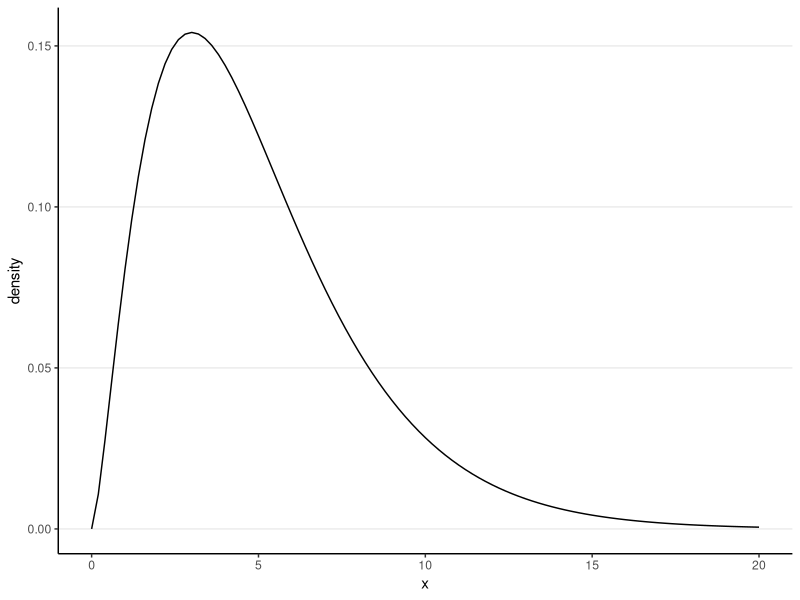
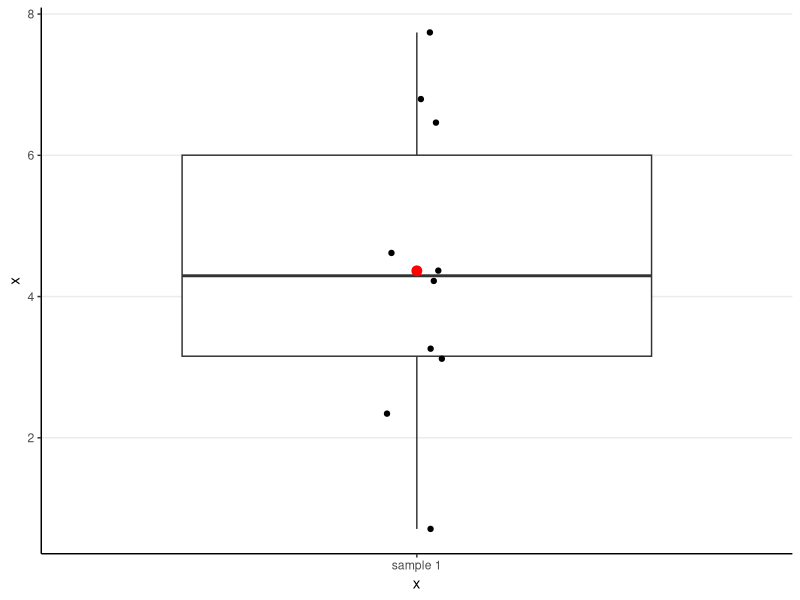
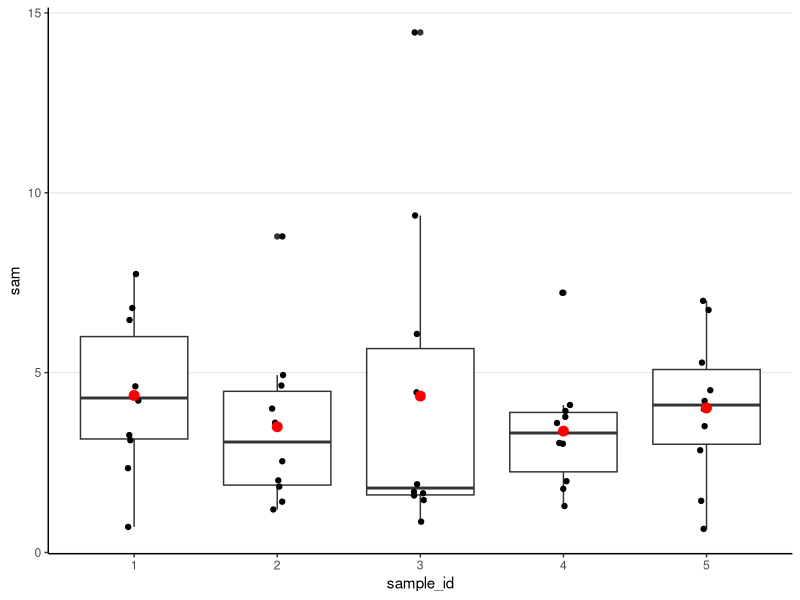
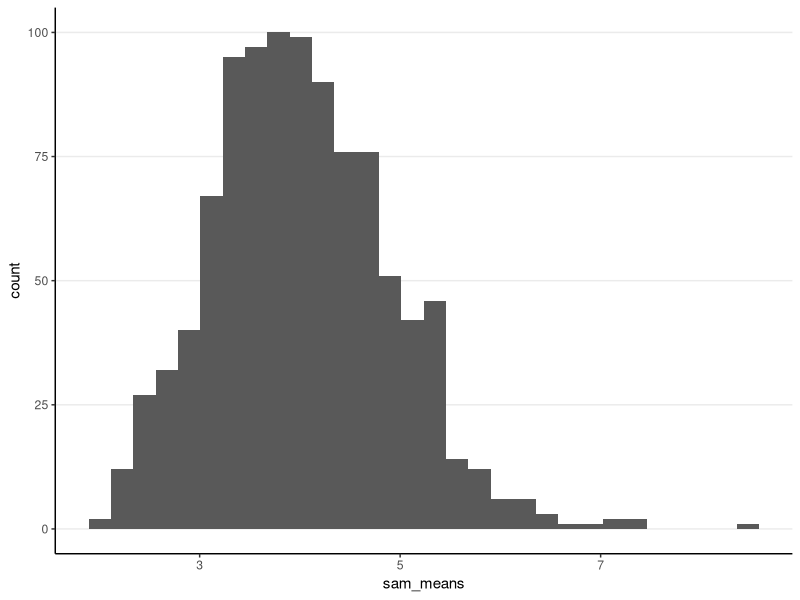
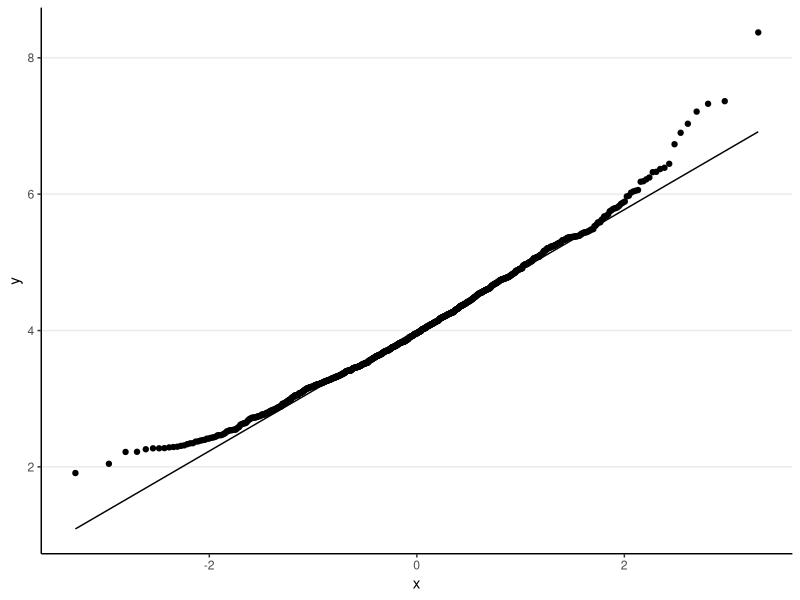
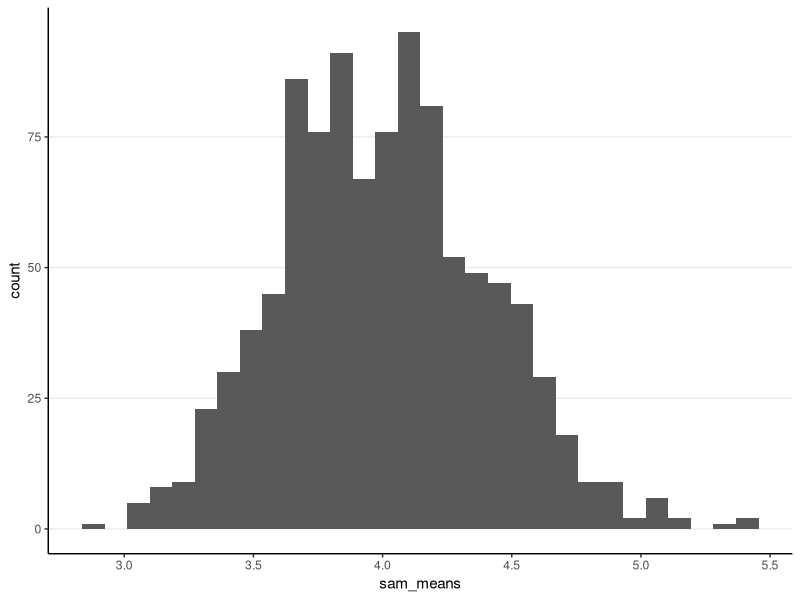
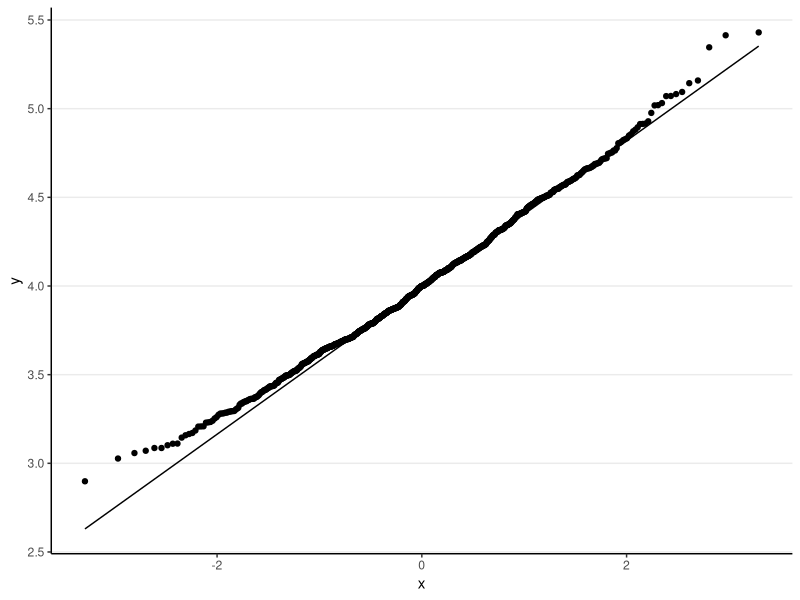
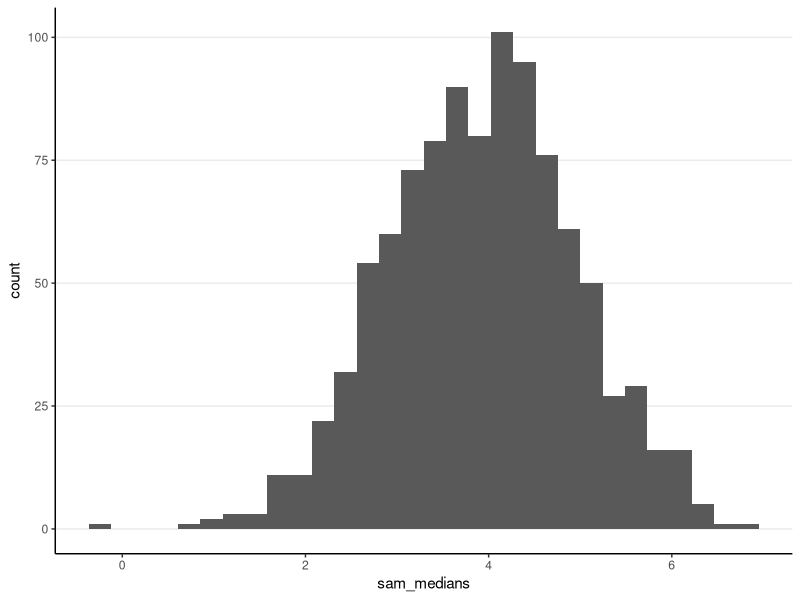

Source code (R) for these figures, in order:
## ---- chunk 1
knitr::opts_chunk$set(echo = TRUE, comment = ">#")
comma <- function(x, digits. = 2L) format(x, digits = digits., big.mark = ",")
## ---- chunk 2
# Load required packages
library(tidyverse)
theme_set(theme_classic() +
            theme(panel.grid.major.y = element_line(color = "grey92")))
## ---- chunk 3
ggplot(tibble(x = c(0, 20)), aes(x = x)) + 
  stat_function(fun = dchisq, args = list(df = 5), bw = "SJ") + 
  labs(y = "density")
## ---- chunk 4
set.seed(1928)
sample_size <- 10  # define sample size
sam1 <- rchisq(sample_size, df = 4)  # draw random sample
ggplot(tibble(x = sam1), aes(x = "sample 1", y = x)) + 
  geom_boxplot() +
  geom_jitter(width = 0.05, height = 0) +
  stat_summary(fun = mean, geom = "point", col = "red", size = 3)
## ---- chunk 5
# Draw four more random sample
new_sam <- replicate(4, expr = rchisq(sample_size, df = 4), 
                     simplify = FALSE)
sam <- c(list(sam1), new_sam)
ggplot(tibble(sam, sample_id = factor(seq_len(5))) %>%
         unnest(cols = sam), 
       aes(x = sample_id, y = sam)) + 
  geom_boxplot() +
  geom_jitter(width = 0.05, height = 0) +
  stat_summary(fun = mean, geom = "point", col = "red", size = 3)
## ---- chunk 6
NREP <- 1000  # number of replications
sample_size <- 10  # define sample size
# Initialize place holders for results
sam_means <- rep(NA, NREP)  # an empty vector with NREP elements
for (i in seq_len(NREP)) {
  sam_means[i] <- mean(rchisq(sample_size, df = 4))
}
# Plot the distribution of the means:
ggplot(tibble(sam_means), aes(x = sam_means)) + 
  geom_histogram()
# Check normality
ggplot(tibble(sam_means), aes(sample = sam_means)) + 
  stat_qq() + 
  stat_qq_line()
# Descriptive statistics
psych::describe(sam_means)
## ---- chunk 7
NREP <- 1000  # number of replications
sample_size <- 50  # define sample size
# Initialize place holders for results
sam_means <- rep(NA, NREP)  # an empty vector with NREP elements
for (i in seq_len(NREP)) {
  sam_means[i] <- mean(rchisq(sample_size, df = 4))
}
# Plot the means:
ggplot(tibble(sam_means), aes(x = sam_means)) + 
  geom_histogram()
# Check normality
ggplot(tibble(sam_means), aes(sample = sam_means)) + 
  stat_qq() + 
  stat_qq_line()
# Descriptive statistics
psych::describe(sam_means)
## ---- chunk 8
NREP <- 1000  # number of replications
sample_size <- 10  # define sample size
# Initialize place holders for results
sam_medians <- rep(NA, NREP)  # an empty vector with NREP elements
for (i in seq_len(NREP)) {
  sam_medians[i] <- median(rnorm(sample_size, mean = 4, sd = sqrt(8)))
}
# Plot the means:
ggplot(tibble(sam_medians), aes(x = sam_medians)) + 
  geom_histogram()
# Check normality
ggplot(tibble(sam_medians), aes(sample = sam_medians)) + 
  stat_qq() + 
  stat_qq_line()
# Descriptive statistics
psych::describe(sam_medians)
## ---- chunk 9
var_sam_mean <- 8 / 10  # theoretical value
var_sam_median <- var(sam_medians)
(re_median_mean <- var_sam_mean / var_sam_median)
## ---- chunk 10
(mse_sam_median <- mean((sam_medians - 4)^2))
